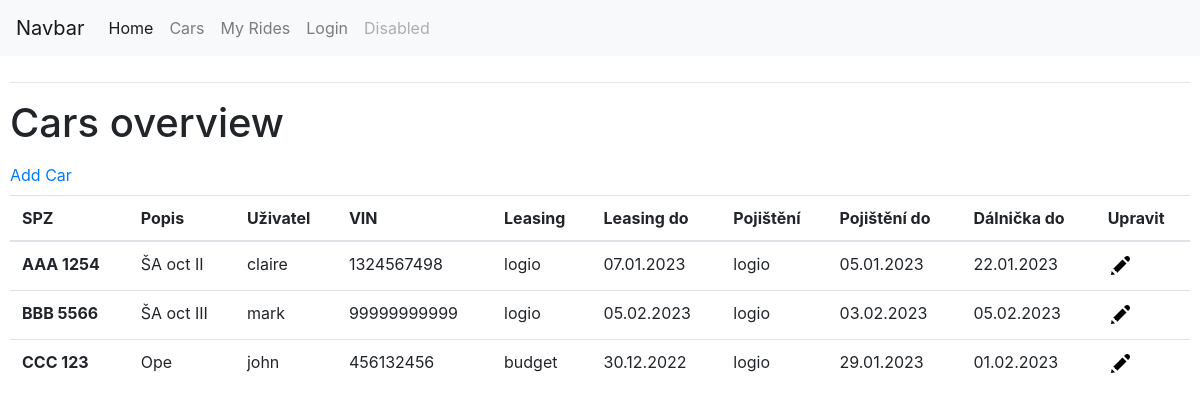
The page /cars on the database as committed earlier.
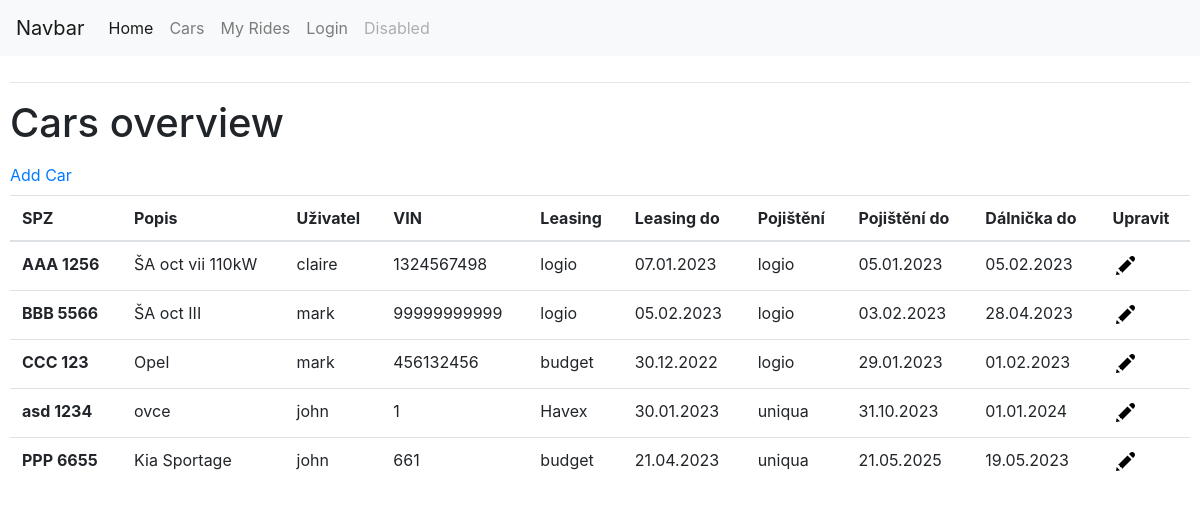
The same page on the database as committed later.
### app/models.py (models this page shows, shortened)
class Car(db.Model):
    id = db.Column(db.Integer, primary_key=True)
    SPZ = db.Column(db.String(10), index=True, unique=True)
    description = db.Column(db.String(120), index=True, unique=False)
    VIN = db.Column(db.String(50), index=True, unique=True)
    leasing_company = db.Column(db.String(120), index=True, unique=False, nullable=True)
    leased_until = db.Column(db.DateTime,index=True, nullable=True)
    insurance_company = db.Column(db.String(120), index=True, unique=False, nullable=True)
    insured_until = db.Column(db.DateTime,index=True, nullable=True)
    highway = db.Column(db.DateTime, nullable=True)
    user_id = db.Column(db.Integer, db.ForeignKey('user.id'), nullable=True)

class User(db.Model):
    id = db.Column(db.Integer, primary_key=True)
    username = db.Column(db.String(64), index=True, unique=True)
    email = db.Column(db.String(120), index=True, unique=True)
    password_hash = db.Column(db.String(128))
    cars = db.relationship("Car", backref="car_user", lazy=True)

### app/routes.py (the view)
@app.route("/cars")
def cars():
    cars = Car.query.all()
    return render_template("cars.html", title="Cars", cars= cars)

### app/__init__.py (called while the page is built)
@app.template_filter()
def format_datetime(value, format='medium'):
    if format == 'full':
        format="EEEE, d. MMMM y 'at' HH:mm"
    elif format == 'medium':
        format="dd.MM.yyyy"
    return babel.dates.format_datetime(value, format)

### app/templates/cars.html
{% extends "base.html" %}
{% block content %}
    <h1>Cars overview</h1>
    <ul class="navbar-nav">
        <li class="nav-item active">
          <a class="nav-link" href="/addcar">Add Car <span class="sr-only">(current)</span></a>
        </li>
    </ul>
    <div class= "cartable">
      <table class="table">
        <thead>
          <tr>
            <th scope="col">SPZ</th>
            <th scope="col">Popis</th>
            <th scope="col">Uživatel</th>
            <th scope="col">VIN</th>
            <th scope="col">Leasing</th>
            <th scope="col">Leasing do</th>
            <th scope="col">Pojištění</th>
            <th scope="col">Pojištění do</th>
            <th scope="col">Dálnička do</th>
            <th scope='col'>Upravit</th>
          </tr>
        </thead>
        <tbody>
          {% for car in cars %}
          <tr>
            <th scope="row">{{car.SPZ}}</th>
            <td>{{car.description}}</td>
            <td>{{car.car_user.username}}</td>
            <td>{{car.VIN}}</td>
            <td>{{car.leasing_company}}</td>
            <td>{{car.leased_until|format_datetime('medium')}}</td>
            <td>{{car.insurance_company}}</td>
            <td>{{car.insured_until|format_datetime('medium')}}</td>
            <td>{{car.highway|format_datetime('medium')}}</td>
            <td><a href= "{{ url_for('edit_car', car_id=car.id)}}"><img src="{{url_for('static', filename='icons8-pencil-24.png')}}"/></a></td>
          </tr>
          {% endfor %}
        </tbody>
    </div>
{% endblock %}

### app/templates/base.html (shortened to what this page needs)
<html lang="en">
<head>
    <link rel="stylesheet" href="https://cdn.jsdelivr.net/npm/bootstrap@4.3.1/dist/css/bootstrap.min.css"></link>
    <link rel="stylesheet" href="https://cdnjs.cloudflare.com/ajax/libs/selectize.js/0.12.6/css/selectize.bootstrap3.min.css" />
</head>
<body>
<nav class="navbar navbar-expand-lg navbar-light bg-light">
  <a class="navbar-brand" href="#">Navbar</a>
  <div class="collapse navbar-collapse" id="navbarNav">
    <ul class="navbar-nav">
      <li class="nav-item active">
        <a class="nav-link" href="/">Home <span class="sr-only">(current)</span></a>
      </li>
      <li class="nav-item">
        <a class="nav-link" href="/cars">Cars</a>
      </li>
      <li class="nav-item">
        <a class="nav-link" href="#">My Rides</a>
      </li>
      <li class="nav-item">
        <a class="nav-link" href="/login">Login</a>
      </li>
      <li class="nav-item">
        <a class="nav-link disabled" href="#" tabindex="-1" aria-disabled="true">Disabled</a>
      </li>
    </ul>
  </div>
</nav>
<div class="content" style="padding: 10px">
<hr>
    {% block content %}{% endblock %}
  </div>
</body>
</html>

Rows that differ between the two databases and show on the page:
changed Car "claire": SPZ "AAA 1254" → "AAA 1256"; description "ŠA oct II" → "ŠA oct vii 110kW"; highway "22.01.2023" → "05.02.2023"
changed Car "BBB 5566": highway "05.02.2023" → "28.04.2023"
changed Car "CCC 123": description "Ope" → "Opel"; car_user.username "john" → "mark"
added Car: SPZ "asd 1234", description "ovce", car_user.username "john", VIN "1", leasing_company "Havex", leased_until "30.01.2023", insurance_company "uniqua", insured_until "31.10.2023", highway "01.01.2024"
added Car: SPZ "PPP 6655", description "Kia Sportage", car_user.username "john", VIN "661", leasing_company "budget", leased_until "21.04.2023", insurance_company "uniqua", insured_until "21.05.2025", highway "19.05.2023"
